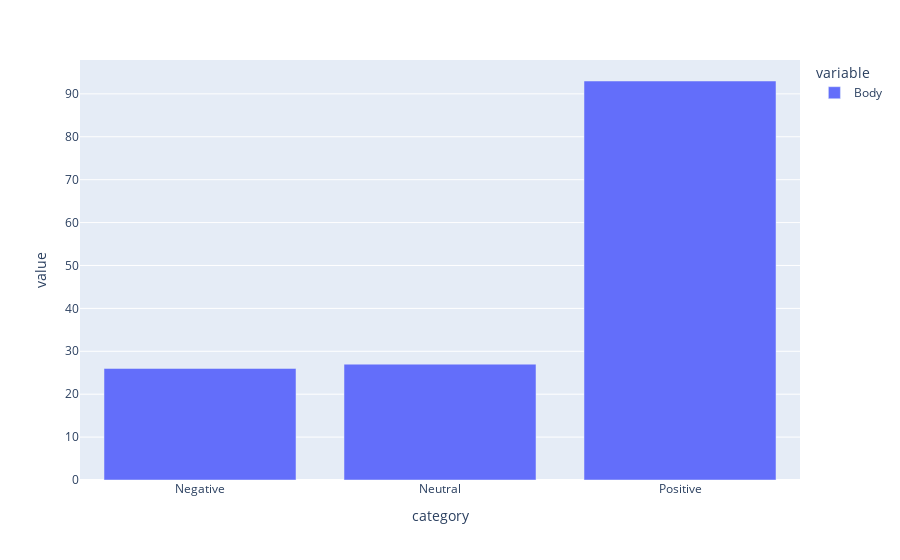

Notebook source saved alongside this figure:
### Markdown cell above
# Furniture (forum)

### Code cell
furniture=pd.read_csv('./data/clean_consolidated_furniture (forum).csv')

# drop missing rows
# furniture.dropna(axis=0, inplace=True)

furniture=furniture.drop(['Unnamed: 0','Author','Reply to','Message Replying to','Permalink',
              'Score','TimeStamp','Year','Source'],axis=1)

sent=[]

for index,row in furniture.iterrows():
    r=predict_class([str(row['Body'])])
    sent.append(r)

furniture['category']=sent

# The distribution of sentiments
furniture.groupby('category').count().plot(kind='bar')

### Figure 1 — Plotly figure (JSON) as saved in the notebook; plotly's stock layout.template omitted (floating-point values rounded to 4 significant figures)
{"data": [{"alignmentgroup": "True", "hovertemplate": "variable=Body<br>category=%{x}<br>value=%{y}<extra></extra>", "legendgroup": "Body", "marker": {"color": "#636efa"}, "name": "Body", "offsetgroup": "Body", "orientation": "v", "showlegend": true, "textposition": "auto", "type": "bar", "x": ["Negative", "Neutral", "Positive"], "xaxis": "x", "y": [26, 27, 93], "yaxis": "y"}], "layout": {"barmode": "relative", "legend": {"title": {"text": "variable"}, "tracegroupgap": 0}, "margin": {"t": 60}, "xaxis": {"anchor": "y", "domain": [0, 1], "title": {"text": "category"}}, "yaxis": {"anchor": "x", "domain": [0, 1], "title": {"text": "value"}}}}
